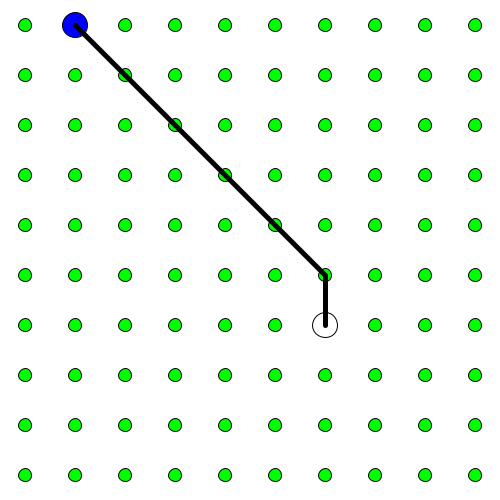
Frame 1 (no input)
Frame 60 (the mouse pressed at the canvas centre just before this capture): identical to frame 1, image omitted
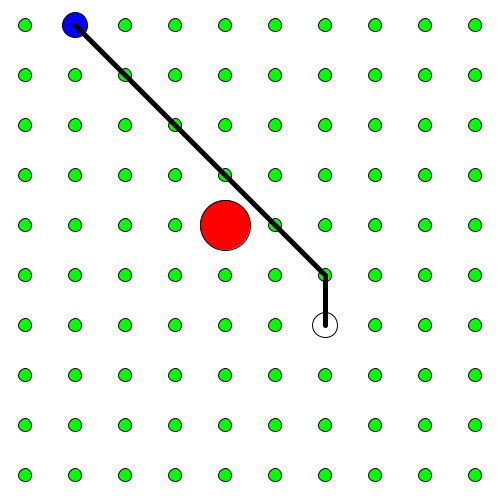
Frame 120 (the mouse held since frame 60 and released just before this capture)

The Processing sketch that drew these frames (run headless with seeded random() and noise(); from frame 60 on, the mouse is pressed at the canvas centre):

// Processing sketch: AStarTest_greedy_
// ── AStarTest_greedy_.pde
boolean [][] occupancy = new boolean [10][10]; //<>//
int [][] shortestPath = new int [100][2];
int targetX = 325;
int targetY = 325;
int roverX = 75;
int roverY = 25;
float cWidth;
float cHeight;

void setup() {
  size(500, 500);
//  occupancy[1][5] = true;
//  occupancy[1][6] = true;
//  occupancy[4][3] = true;
//  occupancy[4][5] = true;
//  occupancy[5][5] = true;
//  occupancy[6][5] = true;
  cWidth = width/occupancy[0].length;
  cHeight = height/occupancy.length;
 
}

void draw() {
  background(255); //clear the previous frame
  
   shortestPath(); //Calculate the shortest path
   
   
  for (int r = 0; r < occupancy.length; r ++) {
    for (int c = 0; c < occupancy[0].length; c++) {
      if (occupancy[r][c]) {    //Draw the obstacles
        fill(255, 0, 0);
        ellipse(r*(cHeight)+cHeight/2, c*(cWidth)+cWidth/2, cWidth, cHeight);
      } else {    //Draw the nodes
        fill(0, 255, 0);
        ellipse(r*(cHeight)+cHeight/2, c*(cWidth)+cWidth/2, (cWidth)/4, (cHeight)/4);
      }
    }
  }

  //Draw the target
  fill(255);
  ellipse(targetX, targetY, 25, 25);

  //Draw the rover
  fill(0, 0, 255);
  ellipse(roverX, roverY, 25, 25);
  
  //Draw the path
  for(int i = 0; i < (shortestPath.length - 1); i++){
    if(shortestPath[i + 1][0] == -1){
     break; 
    }
    else{
      strokeWeight(5);
      line(shortestPath[i][0] *(cWidth) + cWidth/2, shortestPath[i][1] *(cHeight) + cHeight/2, shortestPath[i+1][0] *(cWidth) + cWidth/2, shortestPath[i+1][1] *(cHeight) + cHeight/2); //<>//
      strokeWeight(1);
    }  
}
  
}

void mousePressed(){
 occupancy[int((mouseX - cWidth/4)/cWidth)][int((mouseY - cHeight/4)/cHeight)] = true; 
}

////Custom Functions////

void shortestPath() {  //Calculate the shortest path
  boolean done = false;
  int [] currentNode = new int [2];  //Store the current node
  int [] cameFrom = new int [2];  //Store the previous node
  float [][] que = new float [100][3];  //Matrix for the que
  int [][] donePile = new int [100][4];  //Matrix for the finished nodes
  int donePileCount = 0;

  currentNode[0] = int((roverX - cWidth/2)/cWidth);  //Set the initial node column
  currentNode[1] = int((roverY - cHeight/2)/cHeight); //Set the initial node row
  println(currentNode[0]);
  println(currentNode[1]);

  cameFrom[0] = currentNode[0];  //Set the initial previous node to the current one
  cameFrom[1] = currentNode[1];

  while (done == false) {

    int i = 0;
    //Find all neighbors and add to que
    if (currentNode[0] > 0) {  //Add the node to the left;
      if (occupancy[currentNode[0] - 1][currentNode[1]] == false) {  //Check if the node is open
        if(inDonePile(currentNode[0] - 1, currentNode[1], donePile, donePileCount) == false){  //Check if the node was already traveled to
        que[i][0] = currentNode[0] - 1;
        que[i][1] = currentNode[1];
        i++;
        }
      }
    }
    if (currentNode[0] < occupancy.length - 1) {  //Add the node to the right //<>//
      if (occupancy[currentNode[0] + 1][currentNode[1]] == false) {  //Check if the node is open //<>//
       if(inDonePile(currentNode[0] + 1, currentNode[1], donePile, donePileCount) == false){  //Check if the node was already traveled to
        que[i][0] = currentNode[0] + 1;
        que[i][1] = currentNode[1];
        i++;
       }
      }
    }
    if (currentNode[1] > 0) {  //Add the node above
      if (occupancy[currentNode[0]][currentNode[1] - 1] == false) {  //Check if the node is open
       if(inDonePile(currentNode[0], currentNode[1] - 1, donePile, donePileCount) == false){  //Check if the node was already traveled to
        que[i][0] = currentNode[0];
        que[i][1] = currentNode[1] - 1;
        i++;
       }
      }
    }
    if (currentNode[1] < occupancy[0].length - 1) { //Add the node below
      if (occupancy[currentNode[0]][currentNode[1] + 1] == false) {  //Check if the node is open
       if(inDonePile(currentNode[0], currentNode[1] + 1, donePile, donePileCount) == false){  //Check if the node was already traveled to
        que[i][0] = currentNode[0];  
        que[i][1] = currentNode[1] + 1;
        i++;
       }
      }
    }
    if (currentNode[0] > 0 && currentNode[1] > 0) {  //Add the node at the top left corner
      if (occupancy[currentNode[0] - 1][currentNode[1] - 1] == false) {  //Check if the node is open
        if(inDonePile(currentNode[0] - 1, currentNode[1] - 1, donePile, donePileCount) == false){  //Check if the node was already traveled to
        que[i][0] = currentNode[0] - 1;
        que[i][1] = currentNode[1] - 1;
        i++;
        }
      }
    }
    if (currentNode[0] < occupancy.length - 1 && currentNode[1] > 0) {  //Add the node at the top right corner
      if (occupancy[currentNode[0] + 1][currentNode[1] - 1] == false) {  //Check if the node is open
       if(inDonePile(currentNode[0] + 1, currentNode[1] - 1, donePile, donePileCount) == false){  //Check if the node was already traveled to
        que[i][0] = currentNode[0] + 1;
        que[i][1] = currentNode[1] - 1;
        i++;
       }
      }
    }
    if (currentNode[0] < occupancy.length - 1 && currentNode[1] < occupancy[0].length - 1) {  //Add the node at the bottom right corner
      if (occupancy[currentNode[0] + 1][currentNode[1] + 1] == false) {  //Check if the node is open
       if(inDonePile(currentNode[0] + 1, currentNode[1] + 1, donePile, donePileCount) == false){  //Check if the node was already traveled to
        que[i][0] = currentNode[0] + 1;
        que[i][1] = currentNode[1] + 1;
        i++;
       }
      }
    }
    if (currentNode[0] > 0 && currentNode[1] < occupancy[0].length - 1) {  //Add the node at the bottom left corner
      if (occupancy[currentNode[0] - 1][currentNode[1] + 1] == false) {  //Check if the node is open
       if(inDonePile(currentNode[0] - 1, currentNode[1] + 1, donePile, donePileCount) == false){  //Check if the node was already traveled to
        que[i][0] = currentNode[0] - 1;
        que[i][1] = currentNode[1] + 1;
        i++;
       }
      }
    }

    for (int g = 0; g < que.length; g++) {  //calculate the cost (distance) values
      que[g][2] = cost(que[g][0], que[g][1]);
    }

    //Sort the que
    boolean doneSorting = false;
    float temp1 = 100;
    float temp2 = 100;
    float temp3 = 100;
    while (doneSorting == false) {
      for (int s = 0; s < que.length - 1; s++) {  //Bubble sort
        if (que[s+1][2] < que[s][2]) {
          temp1 = que[s][0];
          temp2 = que[s][1];
          temp3 = que[s][2];
          que[s][0] = que[s+1][0];
          que[s][1] = que[s+1][1];
          que[s][2] = que[s+1][2];
          que[s+1][0] = temp1;
          que[s+1][1] = temp2;
          que[s+1][2] = temp3;
        }
      }

      boolean notDone = false;
      for (int d = 0; d < que.length - 1; d++) {  //Check if sorting is done
        if (que[d + 1][2] < que[d][2]) {
          notDone = true;
        }
      }
      if (notDone == false) {
        doneSorting = true;
      }
    }

    for (int g = 0; g < donePile.length; g++) {  //Print the que for debug
      println(donePile[g]);
    }
    
    //Add currentNode to donePile array, along with the value of cameFrom
    donePile[donePileCount][0] = currentNode[0];
    donePile[donePileCount][1] = currentNode[1];
    donePile[donePileCount][2] = cameFrom[0];
    donePile[donePileCount][3] = cameFrom[1];
    donePileCount++;  //Incrament the counter
    //Update camefrom to the value of currentNode
    cameFrom[0] = currentNode[0];
    cameFrom[1] = currentNode[1];
    
    //Change currentNode to the node on top of the que
    if(donePileCount >= 100){  //If the done pile reaches this point, it is likely because a solution was not found
     println("Failed to find solution");
     noLoop();  //Stop looping
     break;
    }
    if(int(que[0][0]) == donePile[donePileCount][2] && que[0][1] == donePile[donePileCount][3]){  //Make sure the node on the top of the que was not the previous node 
       currentNode[0] = int(que[1][0]);
      currentNode[1] = int(que[1][1]);
    }
    else{
      currentNode[0] = int(que[0][0]);
      currentNode[1] = int(que[0][1]);
    }
    
    //If the item on top of the que is the target, then stop and reconstruct the path
    if(cost(currentNode[0],currentNode[1]) <= cWidth){
      donePile[donePileCount][0] = -1;  //This is a marker so the reconstructPath function knows where the pile ends
      done = true;
      reconstructPath(donePile);
    }
  }
}

float cost(float c, float r) {    //Calculate the cost of the given point

  return(sqrt((targetX-c*(cWidth)+cWidth/2)*(targetX-c*(cWidth)+cWidth/2) + (targetY-r*(cHeight)+cHeight/2)*(targetY-r*(cHeight)+cHeight/2)));
}

void reconstructPath(int [][] donePile) {    //Reconstruct the path used to get to the target
  int lastElementPos = -1;
  println("Path reconstructing...");
  for(int i = 0; i < donePile.length; i++){  //Find where the last element is in the donePile
    if(donePile[i][0] == -1){
      lastElementPos = i - 1;
      break;
    }
  }
  
  int possitiveInc = 0;
  for(int n = lastElementPos; n >= 0; n = n - 1){
    shortestPath[n][0] = donePile[n][0];
    shortestPath[n][1] = donePile[n][1];
  }
  
  shortestPath[lastElementPos + 1][0] = int((targetX - cWidth/2)/cWidth);
  shortestPath[lastElementPos + 1][1] = int((targetY - cHeight/2)/cHeight);
  shortestPath[lastElementPos + 2][0] = -1;  //Marker to indicate the end of the path for the drawing function
  
  
  //Print the shortest path
  for(int i = 0; i < shortestPath.length; i++){
    println(shortestPath[i]);
  }
}

boolean inDonePile(int x, int y, int [][] donePile, int donePileCount){
  boolean inPile = false;
  for(int i = 0; i < donePile.length; i++){
   if(x == donePile[i][0] && y == donePile[i][1]){
     inPile = true;
   }
  }
 
 //if(x == donePile[donePileCount][0] && y == donePile[donePileCount][1]){
 // inPile = true; 
 //}
   if(inPile){
    println("Duplicate node"); 
   }
   return inPile;
}
